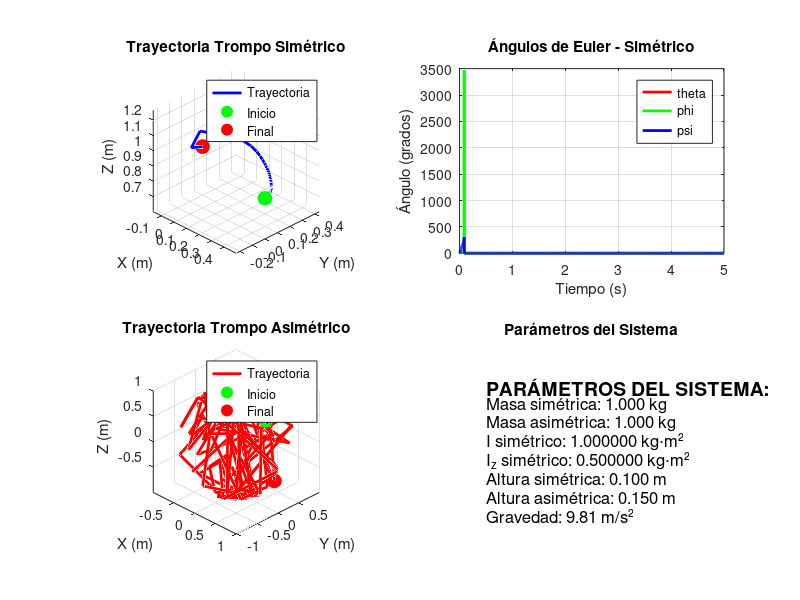

Reproduce this figure in MATLAB.
%% VISUALIZACIÓN SIMPLE DEL TROMPO (Octave Compatible)
% Script básico para probar la visualización

clear all; close all; clc;

fprintf('🎪 Cargando datos del trompo...\n');

% Cargar datos
load('dataTrompo.mat');
fprintf('✓ Datos cargados:\n');
fprintf('  - Variables simétricas: %d puntos\n', length(t));
fprintf('  - Variables asimétricas: %d puntos\n', length(t_asym));

% Crear figura con 4 subplots
figure('Position', [100, 100, 1200, 800]);

%% 1. Trayectoria 3D Simétrica
subplot(2, 2, 1);
plot3(x_t, y_t, z_t, 'b-', 'LineWidth', 2);
hold on;
plot3(x_t(1), y_t(1), z_t(1), 'go', 'MarkerSize', 10, 'MarkerFaceColor', 'g');
plot3(x_t(end), y_t(end), z_t(end), 'ro', 'MarkerSize', 10, 'MarkerFaceColor', 'r');
axis equal;
grid on;
xlabel('X (m)');
ylabel('Y (m)');
zlabel('Z (m)');
title('Trayectoria Trompo Simétrico');
legend('Trayectoria', 'Inicio', 'Final', 'Location', 'best');
view(45, 30);

%% 2. Ángulos de Euler Simétrico
subplot(2, 2, 2);
plot(t, theta_t*180/pi, 'r-', 'LineWidth', 2); hold on;
plot(t, phi_t*180/pi, 'g-', 'LineWidth', 2);
plot(t, psi_t*180/pi, 'b-', 'LineWidth', 2);
grid on;
xlabel('Tiempo (s)');
ylabel('Ángulo (grados)');
title('Ángulos de Euler - Simétrico');
legend('theta', 'phi', 'psi', 'Location', 'best');

%% 3. Trayectoria 3D Asimétrica (con verificación)
subplot(2, 2, 3);
if max(abs(x_t_asym)) < 100  % Verificar valores razonables
    plot3(x_t_asym, y_t_asym, z_t_asym, 'r-', 'LineWidth', 2);
    hold on;
    plot3(x_t_asym(1), y_t_asym(1), z_t_asym(1), 'go', 'MarkerSize', 10, 'MarkerFaceColor', 'g');
    plot3(x_t_asym(end), y_t_asym(end), z_t_asym(end), 'ro', 'MarkerSize', 10, 'MarkerFaceColor', 'r');
    axis equal;
    grid on;
    xlabel('X (m)');
    ylabel('Y (m)');
    zlabel('Z (m)');
    title('Trayectoria Trompo Asimétrico');
    legend('Trayectoria', 'Inicio', 'Final', 'Location', 'best');
    view(45, 30);
    fprintf('✓ Trayectoria asimétrica: valores normales\n');
else
    text(0.5, 0.5, 'Trayectoria asimétrica contiene valores extremos', ...
         'HorizontalAlignment', 'center', 'Units', 'normalized', 'FontSize', 12);
    title('Trompo Asimétrico - Valores Extremos Detectados');
    fprintf('⚠ Trayectoria asimétrica: valores extremos detectados\n');
    fprintf('  Max |x|: %.2e, Max |y|: %.2e, Max |z|: %.2e\n', ...
            max(abs(x_t_asym)), max(abs(y_t_asym)), max(abs(z_t_asym)));
end

%% 4. Comparación de energías o parámetros
subplot(2, 2, 4);
% Mostrar información de los parámetros
text(0.1, 0.8, 'PARÁMETROS DEL SISTEMA:', 'FontSize', 14, 'FontWeight', 'bold');
text(0.1, 0.7, sprintf('Masa simétrica: %.3f kg', m_sym), 'FontSize', 12);
text(0.1, 0.6, sprintf('Masa asimétrica: %.3f kg', m_asym), 'FontSize', 12);
text(0.1, 0.5, sprintf('I simétrico: %.6f kg⋅m²', I_sym), 'FontSize', 12);
text(0.1, 0.4, sprintf('I_z simétrico: %.6f kg⋅m²', I_z_sym), 'FontSize', 12);
text(0.1, 0.3, sprintf('Altura simétrica: %.3f m', h_sym), 'FontSize', 12);
text(0.1, 0.2, sprintf('Altura asimétrica: %.3f m', h_asym), 'FontSize', 12);
text(0.1, 0.1, sprintf('Gravedad: %.2f m/s²', g), 'FontSize', 12);
axis off;
title('Parámetros del Sistema');

fprintf('\n✅ Visualización completada!\n');
fprintf('📊 Estadísticas:\n');
fprintf('  Simétrico - Rango X: [%.3f, %.3f] m\n', min(x_t), max(x_t));
fprintf('  Simétrico - Rango Y: [%.3f, %.3f] m\n', min(y_t), max(y_t));
fprintf('  Simétrico - Rango Z: [%.3f, %.3f] m\n', min(z_t), max(z_t));

if max(abs(x_t_asym)) < 100
    fprintf('  Asimétrico - Rango X: [%.3f, %.3f] m\n', min(x_t_asym), max(x_t_asym));
    fprintf('  Asimétrico - Rango Y: [%.3f, %.3f] m\n', min(y_t_asym), max(y_t_asym));
    fprintf('  Asimétrico - Rango Z: [%.3f, %.3f] m\n', min(z_t_asym), max(z_t_asym));
end
